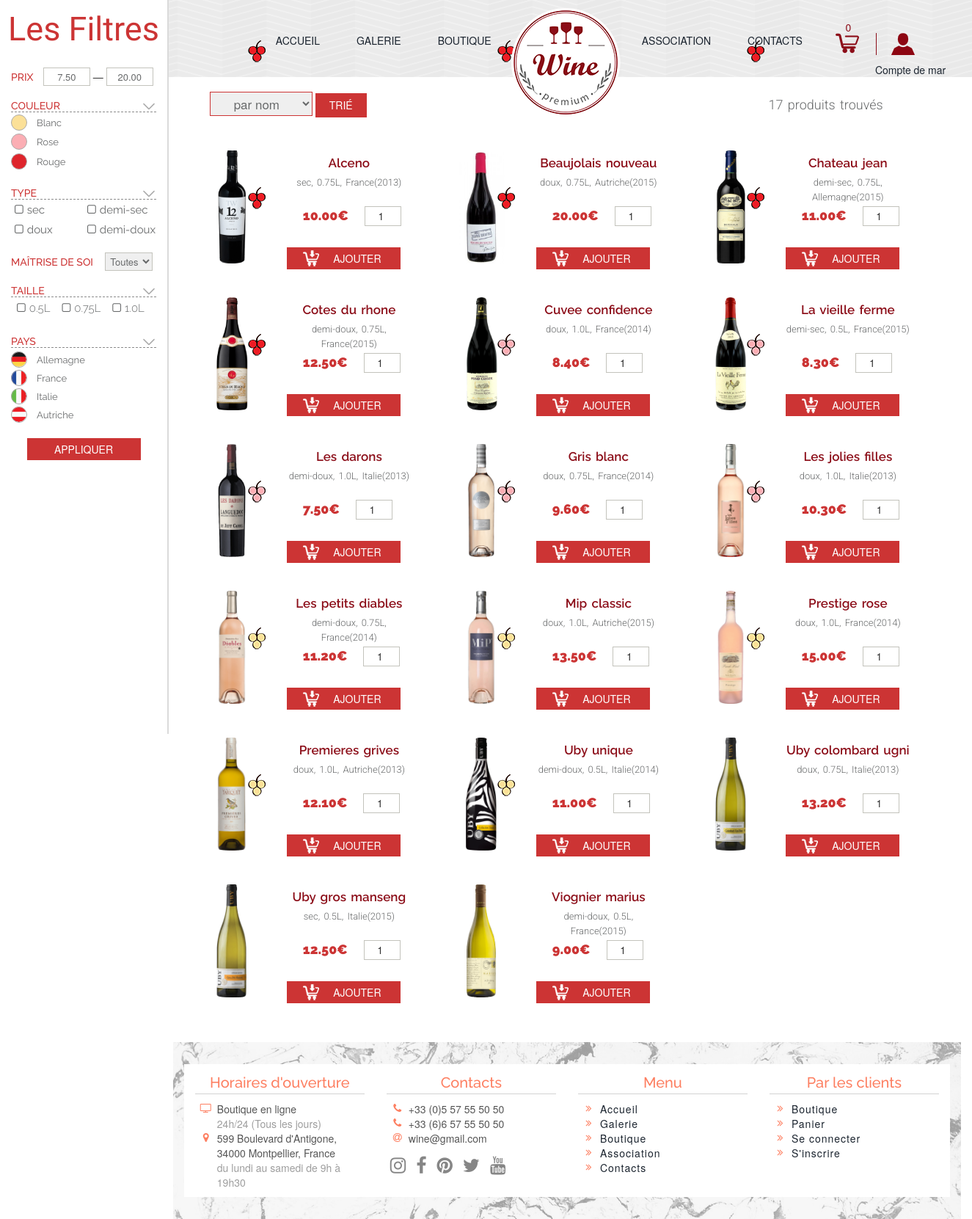
/shop.php (signed in), run on the app's committed database.
### tables this page shows
CREATE TABLE IF NOT EXISTS `colors` (
  `id_color` int(4) NOT NULL AUTO_INCREMENT,
  `name` varchar(50) NOT NULL,
  `image` varchar(50) NOT NULL,
  PRIMARY KEY (`id_color`)
);

CREATE TABLE IF NOT EXISTS `types` (
  `id_type` int(4) NOT NULL AUTO_INCREMENT,
  `name` varchar(50) NOT NULL,
  PRIMARY KEY (`id_type`)
);

CREATE TABLE IF NOT EXISTS `sizes` (
  `id_size` int(4) NOT NULL AUTO_INCREMENT,
  `value` varchar(50) NOT NULL,
  PRIMARY KEY (`id_size`)
);

CREATE TABLE IF NOT EXISTS `countries` (
  `id_country` int(4) NOT NULL AUTO_INCREMENT,
  `name` varchar(50) NOT NULL,
  `image` varchar(50) NOT NULL,
  PRIMARY KEY (`id_country`)
);

CREATE TABLE IF NOT EXISTS `wines` (
  `id_wine` int(4) NOT NULL AUTO_INCREMENT,
  `name` varchar(50) NOT NULL,
  `price` decimal(5,2) NOT NULL,
  `id_type` int(4) NOT NULL,
  `id_color` int(4) NOT NULL,
  `id_country` int(4) NOT NULL,
  `id_size` int(4) NOT NULL,
  `date` int(4) NOT NULL,
  `image` varchar(50) NOT NULL,
  PRIMARY KEY (`id_wine`),
  KEY `fk_id_color` (`id_color`),
  KEY `fk_id_country` (`id_country`),
  KEY `fk_id_size` (`id_size`),
  KEY `fk_id_type` (`id_type`)
);

### shop.php (the view, shortened to what this page needs)
<?php
    include('includes/functions.inc.php');
?>
<!DOCTYPE HTML>
<html>
    <head>
        <link rel="stylesheet" href="css/bootstrap.css" type="text/css">
        <link rel='stylesheet prefetch' href='https://cdnjs.cloudflare.com/ajax/libs/font-awesome/4.7.0/css/font-awesome.css'>
        <link rel="stylesheet" href="css/style.css" type="text/css">
    </head>
    <body>
       <form action="shop.php?action=show" method="post" name="main_form">
        <div class="filters">
            <h2>Les Filtres</h2>
            <div class="filters-info col-md-12">
               <div class="filter-price filter">
                    <h3>Prix</h3>
                    <?php
                        $query = "SELECT MIN(price) min, MAX(price) max FROM wines";
                        $result = $connect->query($query);
                        $price = $result->fetch(PDO::FETCH_ASSOC);
                        $min = $price['min'];
                        $max = $price['max'];
                        $start_price = $_POST['start_price'];
                        $end_price = $_POST['end_price'];
                        echo "
                    <input type=\"text\" name=\"start_price\" value=\"".((!empty($start_price))?(number_format($start_price, 2, '.', ' ')):($min))."\" class=\"input\"/>
                     —
                    <input type=\"text\" name=\"end_price\" value=\"".((!empty($end_price))?(number_format($end_price, 2, '.', ' ')):($max))."\" class=\"input\"/>";
                        ?>
                </div>
                <div class="filter-color filter">
                    <h3>Couleur</h3>
                    <table>
                        <tbody>
                        <?php
                            $colors = getColors($connect);
                            foreach($colors as $color) {
                               $id_color = $color[0];
                               $name_color = ucfirst($color[1]);
                               echo
                               "<tr>
                                   <td>
                                       <input name=\"color\" type=\"radio\" class=\"radio\" id=\"color".$id_color."\" value=\"".$name_color."\"".((!empty($_POST['color']) && $_POST['color']=="".$name_color."")?(" checked"):("")).">
                                       <label for=\"color".$id_color."\">".$name_color."</label>
                                   </td>
                               </tr>";
                            }?>
                        </tbody>
                    </table>
                </div>
                <div class="filter-type filter">
                    <h3>Type</h3>
                    <?php
                        $types = getTypes($connect);
                        foreach($types as $type) {
                           $id_type = $type[0];
                           $name_type = $type[1];
                            echo
                            "<div class='col-md-6'>
                                <input name=\"type[]\" type=\"checkbox\" class=\"checkbox\" id=\"type".$id_type."\" value=\"".$name_type."\"".((!empty($_POST['type']) && in_array($name_type, $_POST['type']))?(" checked"):("")).">
                                <label for=\"type".$id_type."\">".$name_type."</label>
                            </div>";
                        }?>
                </div>
                <div class="filter-date filter">
                    <h3>Maîtrise de soi</h3>
                    <select name="date" size="1" class="input">
                        <option  value="Toutes">Toutes</option>
                    </select>
                </div>
                <div class="filter-size filter">
                    <h3>Taille</h3>
                    <table>
                        <tr>
                           <?php
                            $sizes = getSizes($connect);
                            foreach($sizes as $size) {
                                $id_size = $size[0];
                                $value_size = $size[1];
                                echo
                                "<td>
                                    <p><input name=\"size[]\" type=\"checkbox\" class=\"checkbox\" id=\"size".$id_size."\" value=\"".$value_size."\"".((!empty($_POST['size']) && in_array($value_size, $_POST['size']))?(" checked"):("")).">
                                    <label for=\"size".$id_size."\">".$value_size."L</label></p>
                                </td>";
                            }?>
                        </tr>
                    </table>
                </div>
                <div class="filter-country filter">
                    <h3>Pays</h3>
                    <table>
                        <tbody>
                            <?php
                                $countries = getCountries($connect);
                                foreach($countries as $country) {
                                    $id_country = $country[0];
                                    $name_country = $country[1];
                                    $image_country = $country[2];
                                    echo
                                    "<tr>
                                       <td style=\"background: url(img/flags/".$image_country.") no-repeat;  background-size: cover;\">
                                           <input name=\"country\" type=\"radio\" class=\"radio\" id=\"country".$id_country."\" value=\"".$name_country."\"".((!empty($_POST['country']) && $_POST['country']=="".$name_country."")?(" checked"):("")).">
                                           <label for=\"country".$id_country."\">".$name_country."</label>
                                       </td>
                                    </tr>";
                                }?>
                        </tbody>
                   </table>
                </div>
                <input type="submit" value="Appliquer" class="submit" name="filters_submit" />
            </div>
        </div>
        <header class="shop-header">
           <?php require('header.php'); ?>
        </header>
        <div class="sorting container-fluid col-md-offset-2 ">
            <div class="sort">
                <select name="sorts" size="1" class="input">
                    <?php echo "
                    <option value='name'".((!empty($_POST['sorts']) && $_POST['sorts']=='name')?(" selected"):("")).">par nom</option>
                    <option value='price'".((!empty($_POST['sorts']) && $_POST['sorts']=='price')?(" selected"):("")).">par prix</option>
                    <option value='size'".((!empty($_POST['sorts']) && $_POST['sorts']=='size')?(" selected"):("")).">par taille</option>
                    "; ?>
                </select>
                <input type="submit" value="trié" class="sort-submit" name="sort_submit" />
            </div>
        </div>
          </form>
        <div class="shop container-fluid col-md-offset-2 ">
            <div class="container">
            <?php
                $wines = getAllWine($connect, $where, $sorts);
                foreach($wines as $wine) {
                    $id = $wine[0];
                    $name = $wine[1];
                    $price = $wine[2];
                    $date = $wine[3];
                    $image = $wine[4];
                    $size = $wine[5];
                    $type = $wine[6];
                    $country = $wine[7];
                    $color = $wine[8];
                    echo '
                        <form action="cart.php?action=add&id_wine='.$id.'" method="post" name="cart_form" >
                            <div class="item col-md-3">
                                <div class="item-img">
                                    <img src="img/items/'.$image.'" alt="" />
                                    <img id="item-color" src="img/colors/'.$color.'" alt="" />
                                </div>
                                <div class="item-info">
                                    <p><span>'.$name.'</span></br>'.$type.', '.$size.'L, '.$country.'('.$date.')</p>
                                    <div class="row">
                                        <p id="item-price">'.$price.'€</p>
                                        <input type="number" name="quantity" class="dish-count" min="1" step="1" value="1" />
                                    </div>
                                    <input type="submit" class="button-add" value="Ajouter" />
                                </div>
                            </div>
                        </form>';
                }
            ?>
            </div>
            <footer>
            </footer>
        </div>
    </body>
</html>

### data on the page
colors: name "Blanc"
colors: name "Rose"
colors: name "Rouge"
types: name "sec"
types: name "demi-sec"
types: name "doux"
types: name "demi-doux"
sizes: value "0.5"
sizes: value "0.75"
sizes: value "1.0"
countries: image (picture), name "Allemagne"
countries: image (picture), name "France"
countries: image (picture), name "Italie"
countries: image (picture), name "Autriche"
wines: image (picture), id_color.image (picture), name "Alceno", id_type.name "sec", id_size.value "0.75", id_country.name "France", date "2013", price "10.00"
wines: image (picture), id_color.image (picture), name "Beaujolais nouveau", id_type.name "doux", id_size.value "0.75", id_country.name "Autriche", date "2015", price "20.00"
wines: image (picture), id_color.image (picture), name "Chateau jean", id_type.name "demi-sec", id_size.value "0.75", id_country.name "Allemagne", date "2015", price "11.00"
wines: image (picture), id_color.image (picture), name "Cotes du rhone", id_type.name "demi-doux", id_size.value "0.75", id_country.name "France", date "2015", price "12.50"
wines: image (picture), id_color.image (picture), name "Cuvee confidence", id_type.name "doux", id_size.value "1.0", id_country.name "France", date "2014", price "8.40"
wines: image (picture), id_color.image (picture), name "La vieille ferme", id_type.name "demi-sec", id_size.value "0.5", id_country.name "France", date "2015", price "8.30"
wines: image (picture), id_color.image (picture), name "Les darons", id_type.name "demi-doux", id_size.value "1.0", id_country.name "Italie", date "2013", price "7.50"
wines: image (picture), id_color.image (picture), name "Gris blanc", id_type.name "doux", id_size.value "0.75", id_country.name "France", date "2014", price "9.60"
wines: image (picture), id_color.image (picture), name "Les jolies filles", id_type.name "doux", id_size.value "1.0", id_country.name "Italie", date "2013", price "10.30"
wines: image (picture), id_color.image (picture), name "Les petits diables", id_type.name "demi-doux", id_size.value "0.75", id_country.name "France", date "2014", price "11.20"
wines: image (picture), id_color.image (picture), name "Mip classic", id_type.name "doux", id_size.value "1.0", id_country.name "Autriche", date "2015", price "13.50"
wines: image (picture), id_color.image (picture), name "Prestige rose", id_type.name "doux", id_size.value "1.0", id_country.name "France", date "2014", price "15.00"
wines: image (picture), id_color.image (picture), name "Premieres grives", id_type.name "doux", id_size.value "1.0", id_country.name "Autriche", date "2013", price "12.10"
wines: image (picture), id_color.image (picture), name "Uby unique", id_type.name "demi-doux", id_size.value "0.5", id_country.name "Italie", date "2014", price "11.00"
wines: image (picture), id_color.image (picture), name "Uby colombard ugni", id_type.name "doux", id_size.value "0.75", id_country.name "Italie", date "2013", price "13.20"
wines: image (picture), id_color.image (picture), name "Uby gros manseng", id_type.name "sec", id_size.value "0.5", id_country.name "Italie", date "2015", price "12.50"
wines: image (picture), id_color.image (picture), name "Viognier marius", id_type.name "demi-doux", id_size.value "0.5", id_country.name "France", date "2015", price "9.00"

### other printed values
count($_SESSION["cart_item"]) "0"
$_SESSION['username'] "mar"
$count "17"
